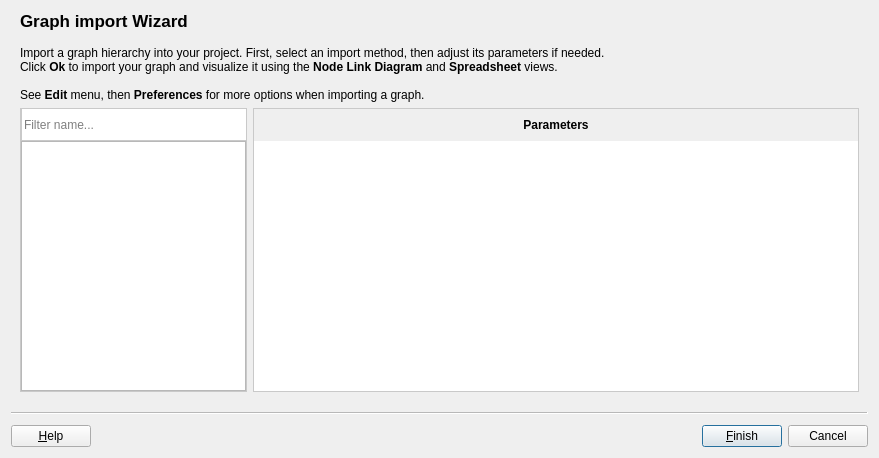
<?xml version="1.0" encoding="UTF-8"?>
<ui version="4.0">
 <class>ImportWizard</class>
 <widget class="QWizard" name="ImportWizard">
  <property name="geometry">
   <rect>
    <x>0</x>
    <y>0</y>
    <width>879</width>
    <height>458</height>
   </rect>
  </property>
  <property name="windowTitle">
   <string>Import</string>
  </property>
  <property name="windowIcon">
   <iconset>
    <normaloff>:/tulip/gui/icons/logo32x32.png</normaloff>:/tulip/gui/icons/logo32x32.png</iconset>
  </property>
  <property name="modal">
   <bool>true</bool>
  </property>
  <property name="options">
   <set>QWizard::ExtendedWatermarkPixmap|QWizard::HaveFinishButtonOnEarlyPages|QWizard::HaveHelpButton|QWizard::NoBackButtonOnStartPage</set>
  </property>
  <property name="titleFormat">
   <enum>Qt::RichText</enum>
  </property>
  <property name="subTitleFormat">
   <enum>Qt::RichText</enum>
  </property>
  <widget class="QWizardPage" name="choosePluginPage">
   <property name="styleSheet">
    <string notr="true">QListView, QListWidget {
border: 0px;
}

QListWidget::item {
padding: 6px;
}

#categoryFrame, #parametersFrame {
border: 1px solid #C9C9C9;
}

#parametersLabel {
background-color: qlineargradient(spread:pad, x1:0, y1:0, x2:0, y2:1,
stop:1 rgba(0,0,0,0),
stop:0 #F0F0F0);
border: 0px;
}</string>
   </property>
   <property name="title">
    <string>&lt;img src=&quot;:/tulip/gui/icons/64/document-import.png&quot; width=32 height=32/&gt; Graph import Wizard</string>
   </property>
   <attribute name="pageId">
    <string notr="true">0</string>
   </attribute>
   <layout class="QVBoxLayout" name="verticalLayout_3">
    <item>
     <widget class="QLabel" name="label">
      <property name="text">
       <string>&lt;html&gt;&lt;head/&gt;&lt;body&gt;&lt;p align=&quot;justify&quot;&gt;Import a graph hierarchy into your project. First, select an import method, then adjust its parameters if needed.&lt;br/&gt;Click &lt;span style=&quot; font-weight:600;&quot;&gt;Ok&lt;/span&gt; to import your graph and visualize it using the &lt;span style=&quot; font-weight:600;&quot;&gt;Node Link Diagram&lt;/span&gt; and &lt;span style=&quot; font-weight:600;&quot;&gt;Spreadsheet&lt;/span&gt; views.&lt;br/&gt;&lt;br/&gt;See &lt;span style=&quot; font-weight:600;&quot;&gt;Edit&lt;/span&gt; menu, then &lt;span style=&quot; font-weight:600;&quot;&gt;Preferences &lt;/span&gt;for more options when importing a graph.&lt;/p&gt;&lt;/body&gt;&lt;/html&gt;</string>
      </property>
      <property name="wordWrap">
       <bool>true</bool>
      </property>
     </widget>
    </item>
    <item>
     <layout class="QHBoxLayout" name="horizontalLayout">
      <item>
       <widget class="QFrame" name="categoryFrame">
        <property name="sizePolicy">
         <sizepolicy hsizetype="Preferred" vsizetype="Preferred">
          <horstretch>30</horstretch>
          <verstretch>0</verstretch>
         </sizepolicy>
        </property>
        <layout class="QVBoxLayout" name="leftLayout">
         <property name="spacing">
          <number>0</number>
         </property>
         <property name="leftMargin">
          <number>0</number>
         </property>
         <property name="topMargin">
          <number>0</number>
         </property>
         <property name="rightMargin">
          <number>0</number>
         </property>
         <property name="bottomMargin">
          <number>0</number>
         </property>
         <item>
           <widget class="ClearableLineEdit" name="searchBox">
             <property name="minimumSize">
               <size>
		 <width>0</width>
		 <height>32</height>
               </size>
             </property>
             <property name="focusPolicy">
               <enum>Qt::ClickFocus</enum>
             </property>
	     <property name="styleSheet">
	       <string notr="true">#searchBox {
  border-left: 1px solid #C9C9C9;
  border-right: 0px;
  border-top: 0px;
  border-bottom: 1px solid #C9C9C9;
	       }</string>
	     </property>
	     <property name="placeholderText">
	       <string>Filter name...</string>
	     </property>
           </widget>
         </item>
         <item>
          <widget class="QTreeView" name="importModules">
           <property name="styleSheet">
            <string notr="true">QTreeView { color: black; }

 QTreeView::branch {
         border-image: url(none.png) 0;
 }

 QTreeView::branch:has-children:!has-siblings:closed,
 QTreeView::branch:closed:has-children:has-siblings {
         border-image: none;
         image: url(:/tulip/gui/ui/right_arrow-black.png);
 }

 QTreeView::branch:open:has-children:!has-siblings,
 QTreeView::branch:open:has-children:has-siblings  {
         border-image: none;
         image: url(:/tulip/gui/ui/down_arrow-black.png);
 }</string>
           </property>
           <property name="frameShadow">
            <enum>QFrame::Plain</enum>
           </property>
           <property name="lineWidth">
            <number>0</number>
           </property>
           <property name="headerHidden">
            <bool>true</bool>
           </property>
          </widget>
         </item>
        </layout>
       </widget>
      </item>
      <item>
       <widget class="QFrame" name="rightFrame">
        <property name="sizePolicy">
         <sizepolicy hsizetype="Preferred" vsizetype="Preferred">
          <horstretch>80</horstretch>
          <verstretch>0</verstretch>
         </sizepolicy>
        </property>
        <property name="frameShape">
         <enum>QFrame::NoFrame</enum>
        </property>
        <property name="frameShadow">
         <enum>QFrame::Raised</enum>
        </property>
        <layout class="QVBoxLayout" name="verticalLayout">
         <property name="leftMargin">
          <number>0</number>
         </property>
         <property name="topMargin">
          <number>0</number>
         </property>
         <property name="rightMargin">
          <number>0</number>
         </property>
         <property name="bottomMargin">
          <number>0</number>
         </property>
         <item>
          <widget class="QSplitter" name="splitter">
           <property name="orientation">
            <enum>Qt::Vertical</enum>
           </property>
           <property name="handleWidth">
            <number>1</number>
           </property>
           <property name="childrenCollapsible">
            <bool>false</bool>
           </property>
           <widget class="QFrame" name="parametersFrame">
            <layout class="QVBoxLayout" name="rLayout2">
             <property name="spacing">
              <number>0</number>
             </property>
             <property name="leftMargin">
              <number>0</number>
             </property>
             <property name="topMargin">
              <number>0</number>
             </property>
             <property name="rightMargin">
              <number>0</number>
             </property>
             <property name="bottomMargin">
              <number>0</number>
             </property>
             <item>
              <widget class="QLabel" name="parametersLabel">
               <property name="minimumSize">
                <size>
                 <width>0</width>
                 <height>32</height>
                </size>
               </property>
               <property name="text">
                <string>&lt;b&gt;Parameters&lt;b&gt;</string>
               </property>
               <property name="alignment">
                <set>Qt::AlignCenter</set>
               </property>
              </widget>
             </item>
             <item>
              <widget class="QTableView" name="parameters">
               <property name="frameShape">
                <enum>QFrame::NoFrame</enum>
               </property>
               <property name="editTriggers">
                <set>QAbstractItemView::AllEditTriggers</set>
               </property>
               <property name="selectionMode">
                <enum>QAbstractItemView::SingleSelection</enum>
               </property>
              </widget>
             </item>
            </layout>
           </widget>
          </widget>
         </item>
        </layout>
       </widget>
      </item>
     </layout>
    </item>
   </layout>
  </widget>
 </widget>
 <customwidgets>
  <customwidget>
   <class>ClearableLineEdit</class>
   <extends>QLineEdit</extends>
   <header location="global">tulip/ClearableLineEdit.h</header>
  </customwidget>
 </customwidgets>
 <resources/>
 <connections>
  <connection>
   <sender>ImportWizard</sender>
   <signal>currentIdChanged(int)</signal>
   <receiver>ImportWizard</receiver>
   <slot>updateFinishButton()</slot>
   <hints>
    <hint type="sourcelabel">
     <x>439</x>
     <y>228</y>
    </hint>
    <hint type="destinationlabel">
     <x>439</x>
     <y>228</y>
    </hint>
   </hints>
  </connection>
 </connections>
 <slots>
  <slot>groupSelected(QString)</slot>
  <slot>algorithmSelected(QString)</slot>
  <slot>updateFinishButton()</slot>
 </slots>
</ui>
